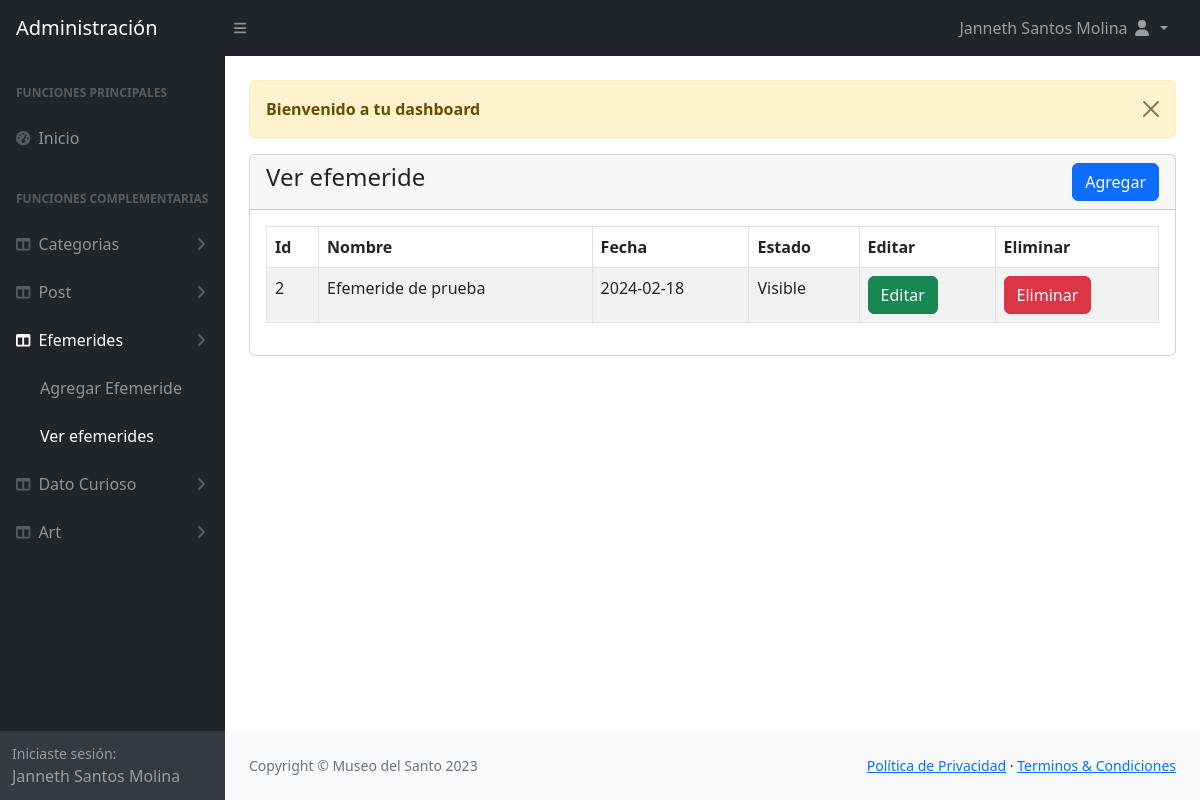
The app's page /admin/view-efemeride.php (signed in) with its own data.
### tables this page shows
CREATE TABLE `efemeride` (
  `id` int(11) NOT NULL,
  `name` varchar(191) NOT NULL,
  `date` date NOT NULL,
  `description` varchar(191) NOT NULL,
  `status` tinyint(1) NOT NULL DEFAULT 0,
  `created` timestamp NOT NULL DEFAULT current_timestamp()
);

### admin/view-efemeride.php (the view)
<?php
    include('authentication.php');
    include('includes/header.php');
?>
<div class="container-fluid px-4">
    <div class="row mt-4">
        <div class="col-md-12">
            <?php include('message.php') ?>
            <div class="card">
                <div class="card-header">
                    <h4> Ver efemeride
                        <a href="efemeride-add.php" class="btn btn-primary float-end">Agregar </a>
                    </h4>
                </div>
                <div class="card-body">
                <div class="table-responsive">
                    <table class="table table-bordered table-striped">
                        <thead>
                            <th>Id</th>
                            <th>Nombre</th>
                            <th>Fecha</th>
                            <th>Estado</th>
                            <th>Editar</th>
                            <th>Eliminar</th>
                        </thead>
                        <tbody>
                            <?php
                                $efemeride = "SELECT * FROM efemeride WHERE status != '2'";
                                $efemeride_run = mysqli_query($conn, $efemeride);
                                if (mysqli_num_rows($efemeride_run) > 0) {
                                    foreach($efemeride_run as $efemerides){
                                        ?>
                                            <tr>
                                                <td><?= $efemerides['id']; ?></td>
                                                <td><?= $efemerides['name']; ?></td>
                                                <td><?= $efemerides['date']; ?></td>
                                                <td>
                                                        <?= $efemerides['status'] == '1' ? 'Hidden':'Visible';
                                                    ?>
                                                </td>
                                                <td><a href="efemeride-edit.php?id=<?= $efemerides['id']; ?>" class="btn btn-success">Editar</a></td>
                                                <td>
                                                    <form action="code.php" method="POST">
                                                        <button type="submit" name="efemeride_delete_btn" value="<?=$efemerides['id'];?>" class="btn btn-danger">Eliminar</button>
                                                    </form>
                                                </td>
                                            </tr>
                                        <?php
                                    }
                                } else {
                                    ?>
                                        <tr>
                                            <td colspan="6">Información no encontrada</td>
                                        </tr>
                                    <?php
                                }
                            ?>
                        </tbody>
                    </table>
                </div>
            </div>
        </div>
    </div>
</div>
<?php
    include('includes/footer.php');
    include('includes/scripts.php');
?>

### records on screen
efemeride: id "2", name "Efemeride de prueba", date "2024-02-18", status "Visible"

### other values on screen
$_SESSION['auth_user']['user_name'] "Janneth Santos Molina"
$_SESSION['message'] "Bienvenido a tu dashboard"
